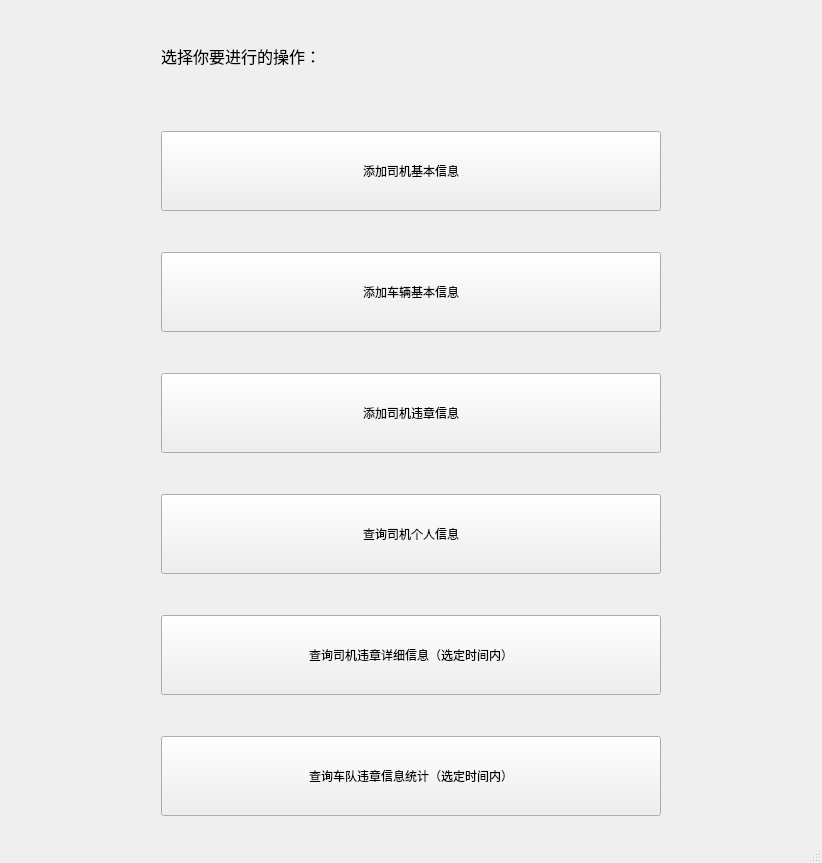
<?xml version="1.0" encoding="UTF-8"?>
<ui version="4.0">
 <class>MainWindow</class>
 <widget class="QMainWindow" name="MainWindow">
  <property name="geometry">
   <rect>
    <x>0</x>
    <y>0</y>
    <width>822</width>
    <height>863</height>
   </rect>
  </property>
  <property name="minimumSize">
   <size>
    <width>822</width>
    <height>811</height>
   </size>
  </property>
  <property name="windowTitle">
   <string>MainWindow</string>
  </property>
  <widget class="QWidget" name="centralwidget">
   <layout class="QHBoxLayout" name="horizontalLayout">
    <item>
     <spacer name="horizontalSpacer">
      <property name="orientation">
       <enum>Qt::Horizontal</enum>
      </property>
      <property name="sizeHint" stdset="0">
       <size>
        <width>142</width>
        <height>20</height>
       </size>
      </property>
     </spacer>
    </item>
    <item>
     <layout class="QVBoxLayout" name="verticalLayout">
      <item>
       <widget class="QLabel" name="label">
        <property name="sizePolicy">
         <sizepolicy hsizetype="Fixed" vsizetype="Fixed">
          <horstretch>0</horstretch>
          <verstretch>0</verstretch>
         </sizepolicy>
        </property>
        <property name="font">
         <font>
          <family>等线</family>
          <pointsize>12</pointsize>
         </font>
        </property>
        <property name="text">
         <string>选择你要进行的操作：</string>
        </property>
       </widget>
      </item>
      <item>
       <widget class="QPushButton" name="add_driver_button">
        <property name="minimumSize">
         <size>
          <width>500</width>
          <height>80</height>
         </size>
        </property>
        <property name="maximumSize">
         <size>
          <width>250</width>
          <height>35</height>
         </size>
        </property>
        <property name="text">
         <string>添加司机基本信息</string>
        </property>
       </widget>
      </item>
      <item>
       <widget class="QPushButton" name="add_bus_button">
        <property name="minimumSize">
         <size>
          <width>500</width>
          <height>80</height>
         </size>
        </property>
        <property name="maximumSize">
         <size>
          <width>250</width>
          <height>35</height>
         </size>
        </property>
        <property name="text">
         <string>添加车辆基本信息</string>
        </property>
       </widget>
      </item>
      <item>
       <widget class="QPushButton" name="add_driver_vioRec_button">
        <property name="minimumSize">
         <size>
          <width>500</width>
          <height>80</height>
         </size>
        </property>
        <property name="maximumSize">
         <size>
          <width>250</width>
          <height>35</height>
         </size>
        </property>
        <property name="text">
         <string>添加司机违章信息</string>
        </property>
       </widget>
      </item>
      <item>
       <widget class="QPushButton" name="query_driver_infor_button">
        <property name="minimumSize">
         <size>
          <width>500</width>
          <height>80</height>
         </size>
        </property>
        <property name="maximumSize">
         <size>
          <width>250</width>
          <height>35</height>
         </size>
        </property>
        <property name="text">
         <string>查询司机个人信息</string>
        </property>
       </widget>
      </item>
      <item>
       <widget class="QPushButton" name="query_driver_vioRec_button">
        <property name="minimumSize">
         <size>
          <width>500</width>
          <height>80</height>
         </size>
        </property>
        <property name="maximumSize">
         <size>
          <width>250</width>
          <height>35</height>
         </size>
        </property>
        <property name="text">
         <string>查询司机违章详细信息（选定时间内）</string>
        </property>
       </widget>
      </item>
      <item>
       <widget class="QPushButton" name="query_fleet_vioRec_button">
        <property name="minimumSize">
         <size>
          <width>500</width>
          <height>80</height>
         </size>
        </property>
        <property name="maximumSize">
         <size>
          <width>250</width>
          <height>35</height>
         </size>
        </property>
        <property name="text">
         <string>查询车队违章信息统计（选定时间内）</string>
        </property>
       </widget>
      </item>
     </layout>
    </item>
    <item>
     <spacer name="horizontalSpacer_2">
      <property name="orientation">
       <enum>Qt::Horizontal</enum>
      </property>
      <property name="sizeHint" stdset="0">
       <size>
        <width>142</width>
        <height>17</height>
       </size>
      </property>
     </spacer>
    </item>
   </layout>
  </widget>
  <widget class="QMenuBar" name="menubar">
   <property name="geometry">
    <rect>
     <x>0</x>
     <y>0</y>
     <width>822</width>
     <height>21</height>
    </rect>
   </property>
  </widget>
  <widget class="QStatusBar" name="statusbar"/>
 </widget>
 <resources/>
 <connections/>
</ui>
